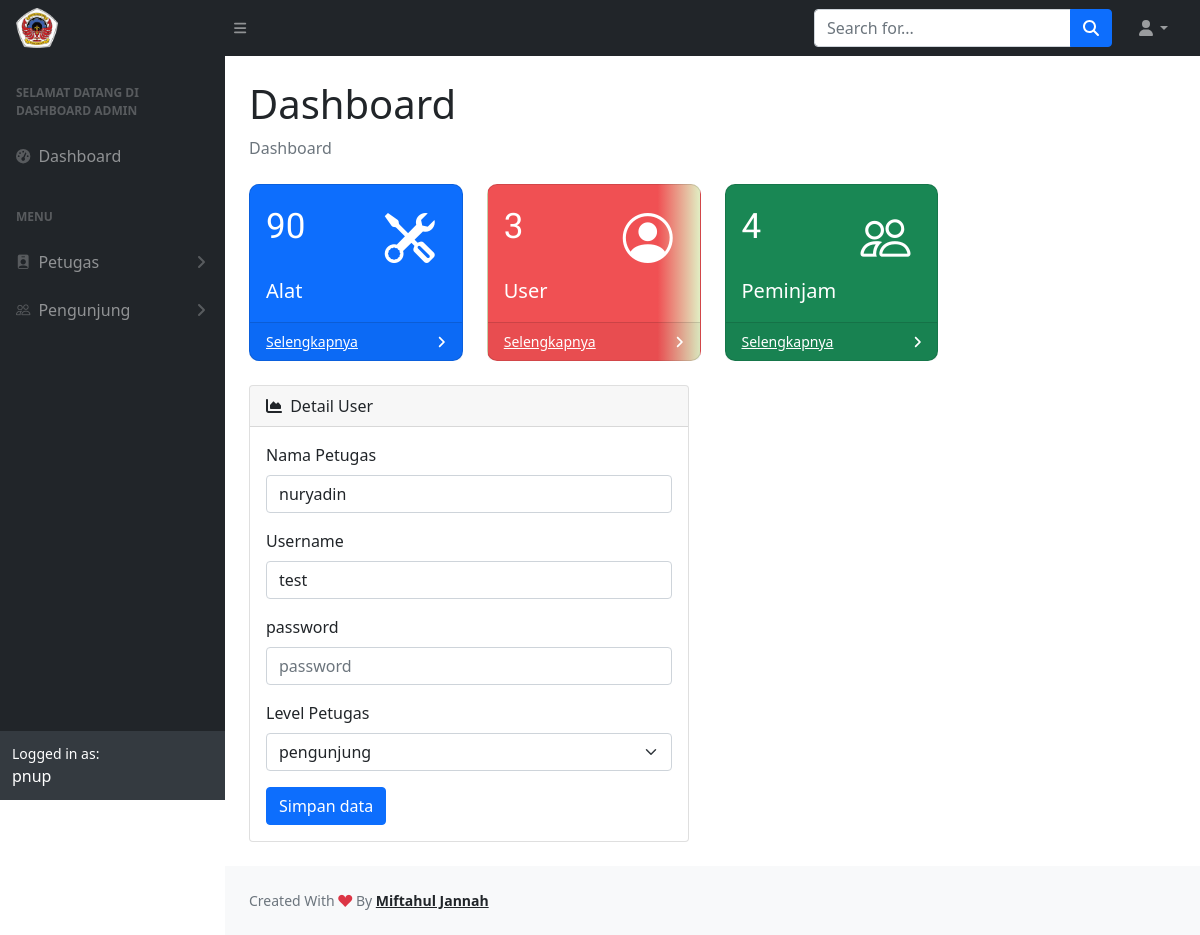
/admin/details-user.php?id=8 (signed in), run on the app's committed database.
### tables this page shows
CREATE TABLE `users` (
  `id_user` int(11) NOT NULL,
  `nama` varchar(100) NOT NULL,
  `nim` varchar(90) NOT NULL,
  `kelas` varchar(90) NOT NULL,
  `username` varchar(100) NOT NULL,
  `password` varchar(100) NOT NULL,
  `level` enum('admin','petugas','pengunjung') NOT NULL
);

### admin/details-user.php (the view, shortened to what this page needs)
<?php
include 'header-admin.php';
if (isset($_GET['id'])) {
    $id = ($_GET["id"]);
    $query = "SELECT * FROM users WHERE id_user='$id'";
    $result = mysqli_query($koneksi, $query);
    $data = mysqli_fetch_assoc($result);
  } else {
    echo "<script>alert('Masukkan data id.');window.location='user.php';</script>";
  }
  ?>
<div class="row">
                            <div class="col-xl-6">
                                <div class="card mb-4">
                                    <div class="card-header">
                                        <i class="fas fa-chart-area me-1"></i>
                                        Detail User
                                    </div>
                                    <div class="card-body">
                                    	<form method="POST" action="" role="form">
    <section class="base">
    <div class="mb-3">
  <label for="nama" class="form-label">Nama Petugas</label>
  <input type="text" name="nama" class="form-control" id="nama" placeholder="Nama" value="<?php echo $data['nama']; ?>">
</div>
<div class="mb-3">
  <label for="username" class="form-label">Username</label>
  <input type="text" name="username" id="username" class="form-control" placeholder="username" value="<?php echo $data['username']; ?>">
</div>
<div class="mb-3">
  <label for="password" class="form-label">password</label>
  <input type="password" name="password" class="form-control" placeholder="password">
</div>
<div class="mb-3">
  <label for="level" class="form-label">Level Petugas</label>
            <select name="level" class="form-select" id="level" required>
              <option value="<?php echo $data['level'];?>"><?php echo $data['level'];?></option>
              </select>
</div>
    </section>
    <button type="submit" class="btn btn-primary" name="submit" value="simpan">Simpan data</button>
  </form>
</div>
                                    </div>
                                </div>
                            </div>
                        </div>
<?php
include 'footer-admin.php';
?>

### data on the page
users: nama "nuryadin", username "test", level "pengunjung"

### other printed values
$_SESSION['level'] "ADMIN"
$_SESSION['nama'] "pnup"
$jumlah_barang "90"
$jumlah_users "3"
$jumlah_users "4"
